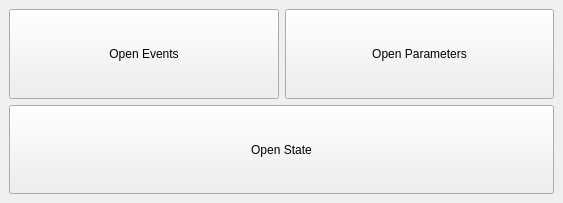
<?xml version="1.0" encoding="UTF-8"?>
<ui version="4.0">
 <class>MainWindow</class>
 <widget class="QMainWindow" name="MainWindow">
  <property name="geometry">
   <rect>
    <x>0</x>
    <y>0</y>
    <width>563</width>
    <height>203</height>
   </rect>
  </property>
  <property name="minimumSize">
   <size>
    <width>563</width>
    <height>203</height>
   </size>
  </property>
  <property name="maximumSize">
   <size>
    <width>563</width>
    <height>203</height>
   </size>
  </property>
  <property name="windowTitle">
   <string>Company</string>
  </property>
  <widget class="QWidget" name="centralwidget">
   <property name="sizePolicy">
    <sizepolicy hsizetype="Expanding" vsizetype="Expanding">
     <horstretch>0</horstretch>
     <verstretch>0</verstretch>
    </sizepolicy>
   </property>
   <property name="font">
    <font>
     <kerning>false</kerning>
    </font>
   </property>
   <layout class="QGridLayout" name="gridLayout">
    <item row="0" column="0">
     <widget class="QPushButton" name="eventButton">
      <property name="sizePolicy">
       <sizepolicy hsizetype="Expanding" vsizetype="Expanding">
        <horstretch>0</horstretch>
        <verstretch>0</verstretch>
       </sizepolicy>
      </property>
      <property name="text">
       <string>Open Events</string>
      </property>
     </widget>
    </item>
    <item row="0" column="1">
     <widget class="QPushButton" name="parametersButton">
      <property name="sizePolicy">
       <sizepolicy hsizetype="Expanding" vsizetype="Expanding">
        <horstretch>0</horstretch>
        <verstretch>0</verstretch>
       </sizepolicy>
      </property>
      <property name="text">
       <string>Open Parameters</string>
      </property>
     </widget>
    </item>
    <item row="1" column="0" colspan="2">
     <widget class="QPushButton" name="openStateButton">
      <property name="sizePolicy">
       <sizepolicy hsizetype="Minimum" vsizetype="Expanding">
        <horstretch>0</horstretch>
        <verstretch>0</verstretch>
       </sizepolicy>
      </property>
      <property name="text">
       <string>Open State</string>
      </property>
     </widget>
    </item>
   </layout>
  </widget>
 </widget>
 <resources/>
 <connections/>
</ui>
